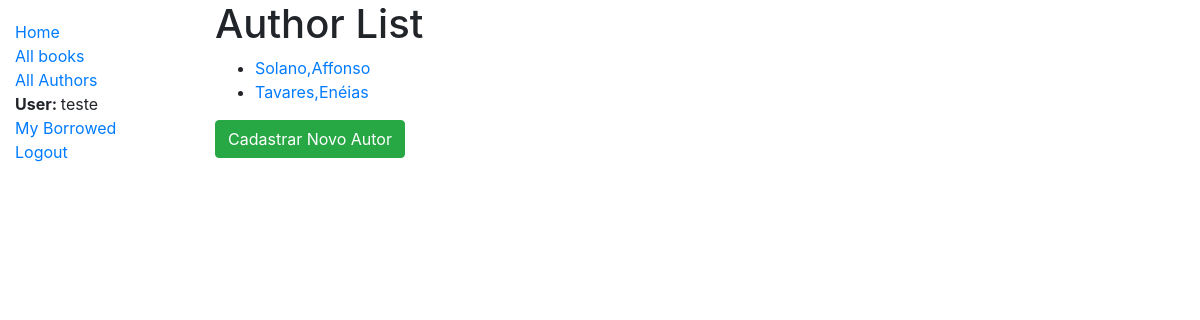
/catalog/authors/ (signed in), run on the app's committed database.
### catalog/models.py (models this page shows, shortened)
class Author(models.Model):
    first_name = models.CharField(max_length=100)
    last_name = models.CharField(max_length=100)
    date_of_birth = models.DateField(null=True, blank=True)
    date_of_death = models.DateField('Died', null=True, blank=True)
    class Meta:
        ordering = ['last_name', 'first_name']
    def get_absolute_url(self):
        return reverse('author-detail', args=[str(self.id)])

### catalog/views.py (the view)
# urls.py: path('authors/', views.AuthorListView.as_view(), name='authors'),
class AuthorListView(LoginRequiredMixin,generic.ListView):
    login_url = '/accounts/login/'
    model = Author
    paginate_by = 10

### catalog/templates/catalog/author_list.html
{% extends "base_generic.html" %}
{% block content %}
  <h1>Author List</h1>
  {% if author_list %}
  <ul>
    {% for author in author_list %}
      <li>
        <a href="{{ author.get_absolute_url }}">{{ author.last_name }},{{ author.first_name }}</a>
      </li>
    {% endfor %}
  </ul>
  {% else %}
    <p>There are no Authors in the library.</p>
  {% endif %}
  <a href="../author/create"><input type='submit' class="btn btn-success" value="Cadastrar Novo Autor"></a>
{% endblock %}

### catalog/templates/base_generic.html (shortened to what this page needs)
<!DOCTYPE html>
<html lang="en">
<head>
  <link rel="stylesheet" href="https://stackpath.bootstrapcdn.com/bootstrap/4.1.3/css/bootstrap.min.css">
  {% load static %}
  <link rel="stylesheet" href="{% static 'css/styles.css' %}">
</head>
<body>
  <div class="container-fluid">
    <div class="row">
      <div class="col-sm-2">
      {% block sidebar %}
        <ul class="sidebar-nav">
          <li><a href="{% url 'index' %}">Home</a></li>
          <li><a href="{% url 'books' %}">All books</a></li>
          <li><a href="{% url 'authors' %}">All Authors</a></li>
          {% if user.is_authenticated %}
          <li><strong>User: </strong>{{ user.get_username }}</li>
          <li><a href="{% url 'my-borrowed' %}">My Borrowed</a></li>
          <li><a href="{% url 'logout'%}?next={{request.path}}">Logout</a></li>
          {% else %}
          <li><a href="{% url 'login'%}?next={{request.path}}">Login</a></li>
        {% endif %}
    </ul>
     {% endblock %}
      </div>
      <div class="col-sm-10 ">{% block content %}{% endblock %}</div>
    </div>
  </div>
</body>
</html>

### catalog/static/css/styles.css (style rules this page uses)
.sidebar-nav { margin-top: 20px; padding: 0; list-style: none; }

### data on the page
Author: last_name "Solano", first_name "Affonso"
Author: last_name "Tavares", first_name "Enéias"

### other printed values
{{ user.get_username }} "teste"
